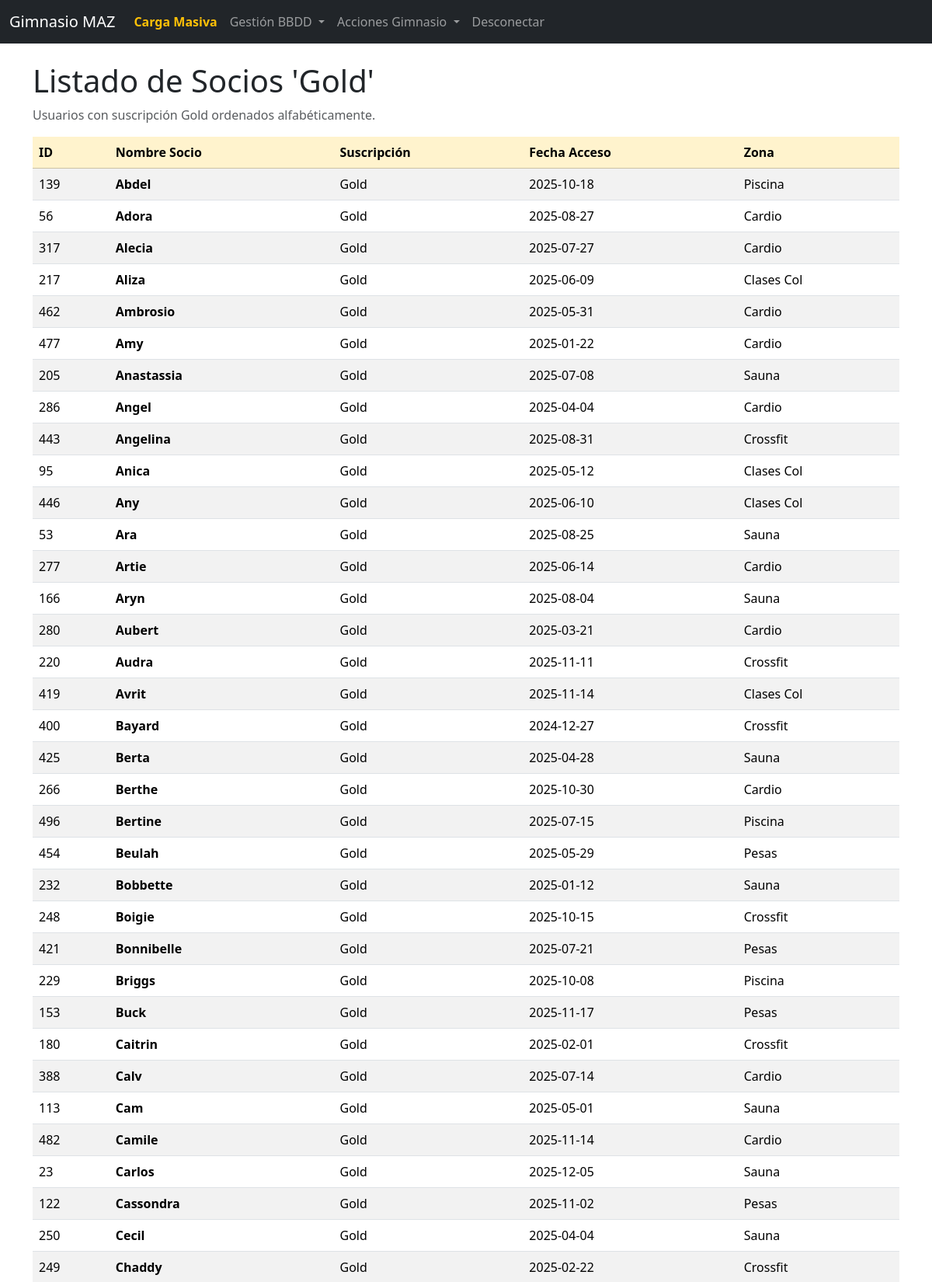
The page /data_update.php (signed in, upper part) on the database its author committed.
### tables this page shows
create table datos (
	socio_id INT,
	nombre_socio VARCHAR(50),
	tipo_suscripcion VARCHAR(10),
	fecha_acceso DATE,
	hora_entrada VARCHAR(50),
	duracion_minutos INT,
	zona_actividad VARCHAR(10)
);

### data_update.php (the view, shortened to what this page needs)
<?php
include 'config_db.php';
$conn = mysqli_connect($servername, $username, $password, $dbname);
$sql = "SELECT socio_id, nombre_socio, tipo_suscripcion, fecha_acceso, zona_actividad
        FROM datos
        WHERE tipo_suscripcion = 'Gold'
        ORDER BY nombre_socio ASC";
$result = mysqli_query($conn, $sql);
?>
<!DOCTYPE html>
<html>
<head>
    <link href="https://cdn.jsdelivr.net/npm/bootstrap@5.3.3/dist/css/bootstrap.min.css" rel="stylesheet">
</head>
<body>
<div class="container mt-4">
    <h1>Listado de Socios 'Gold'</h1>
    <p class="text-muted">Usuarios con suscripción Gold ordenados alfabéticamente.</p>
    <table class="table table-striped table-hover">
        <thead class="table-warning">
            <tr>
                <th>ID</th>
                <th>Nombre Socio</th>
                <th>Suscripción</th>
                <th>Fecha Acceso</th>
                <th>Zona</th>
            </tr>
        </thead>
        <tbody>
        <?php
        if ($result && mysqli_num_rows($result) > 0) {
            while ($row = mysqli_fetch_assoc($result)) {
                echo "<tr>";
                echo "<td>" . $row["socio_id"] . "</td>";
                echo "<td><strong>" . $row["nombre_socio"] . "</strong></td>";
                echo "<td>" . $row["tipo_suscripcion"] . "</td>";
                echo "<td>" . $row["fecha_acceso"] . "</td>";
                echo "<td>" . $row["zona_actividad"] . "</td>";
                echo "</tr>";
            }
        } else {
            echo "<tr><td colspan='5' class='text-center'>No se encontraron socios Gold.</td></tr>";
        }
        ?>
        </tbody>
    </table>
</div>
</body>
</html>

### rows shown on the page
datos: socio_id "139", nombre_socio "Abdel", tipo_suscripcion "Gold", fecha_acceso "2025-10-18", zona_actividad "Piscina"
datos: socio_id "56", nombre_socio "Adora", tipo_suscripcion "Gold", fecha_acceso "2025-08-27", zona_actividad "Cardio"
datos: socio_id "317", nombre_socio "Alecia", tipo_suscripcion "Gold", fecha_acceso "2025-07-27", zona_actividad "Cardio"
datos: socio_id "217", nombre_socio "Aliza", tipo_suscripcion "Gold", fecha_acceso "2025-06-09", zona_actividad "Clases Col"
datos: socio_id "462", nombre_socio "Ambrosio", tipo_suscripcion "Gold", fecha_acceso "2025-05-31", zona_actividad "Cardio"
datos: socio_id "477", nombre_socio "Amy", tipo_suscripcion "Gold", fecha_acceso "2025-01-22", zona_actividad "Cardio"
datos: socio_id "205", nombre_socio "Anastassia", tipo_suscripcion "Gold", fecha_acceso "2025-07-08", zona_actividad "Sauna"
datos: socio_id "286", nombre_socio "Angel", tipo_suscripcion "Gold", fecha_acceso "2025-04-04", zona_actividad "Cardio"
datos: socio_id "443", nombre_socio "Angelina", tipo_suscripcion "Gold", fecha_acceso "2025-08-31", zona_actividad "Crossfit"
datos: socio_id "95", nombre_socio "Anica", tipo_suscripcion "Gold", fecha_acceso "2025-05-12", zona_actividad "Clases Col"
datos: socio_id "446", nombre_socio "Any", tipo_suscripcion "Gold", fecha_acceso "2025-06-10", zona_actividad "Clases Col"
datos: socio_id "53", nombre_socio "Ara", tipo_suscripcion "Gold", fecha_acceso "2025-08-25", zona_actividad "Sauna"
datos: socio_id "277", nombre_socio "Artie", tipo_suscripcion "Gold", fecha_acceso "2025-06-14", zona_actividad "Cardio"
datos: socio_id "166", nombre_socio "Aryn", tipo_suscripcion "Gold", fecha_acceso "2025-08-04", zona_actividad "Sauna"
datos: socio_id "280", nombre_socio "Aubert", tipo_suscripcion "Gold", fecha_acceso "2025-03-21", zona_actividad "Cardio"
datos: socio_id "220", nombre_socio "Audra", tipo_suscripcion "Gold", fecha_acceso "2025-11-11", zona_actividad "Crossfit"
datos: socio_id "419", nombre_socio "Avrit", tipo_suscripcion "Gold", fecha_acceso "2025-11-14", zona_actividad "Clases Col"
datos: socio_id "400", nombre_socio "Bayard", tipo_suscripcion "Gold", fecha_acceso "2024-12-27", zona_actividad "Crossfit"
datos: socio_id "425", nombre_socio "Berta", tipo_suscripcion "Gold", fecha_acceso "2025-04-28", zona_actividad "Sauna"
datos: socio_id "266", nombre_socio "Berthe", tipo_suscripcion "Gold", fecha_acceso "2025-10-30", zona_actividad "Cardio"
datos: socio_id "496", nombre_socio "Bertine", tipo_suscripcion "Gold", fecha_acceso "2025-07-15", zona_actividad "Piscina"
datos: socio_id "454", nombre_socio "Beulah", tipo_suscripcion "Gold", fecha_acceso "2025-05-29", zona_actividad "Pesas"
datos: socio_id "232", nombre_socio "Bobbette", tipo_suscripcion "Gold", fecha_acceso "2025-01-12", zona_actividad "Sauna"
datos: socio_id "248", nombre_socio "Boigie", tipo_suscripcion "Gold", fecha_acceso "2025-10-15", zona_actividad "Crossfit"
datos: socio_id "421", nombre_socio "Bonnibelle", tipo_suscripcion "Gold", fecha_acceso "2025-07-21", zona_actividad "Pesas"
datos: socio_id "229", nombre_socio "Briggs", tipo_suscripcion "Gold", fecha_acceso "2025-10-08", zona_actividad "Piscina"
datos: socio_id "153", nombre_socio "Buck", tipo_suscripcion "Gold", fecha_acceso "2025-11-17", zona_actividad "Pesas"
datos: socio_id "180", nombre_socio "Caitrin", tipo_suscripcion "Gold", fecha_acceso "2025-02-01", zona_actividad "Crossfit"
datos: socio_id "388", nombre_socio "Calv", tipo_suscripcion "Gold", fecha_acceso "2025-07-14", zona_actividad "Cardio"
datos: socio_id "113", nombre_socio "Cam", tipo_suscripcion "Gold", fecha_acceso "2025-05-01", zona_actividad "Sauna"
datos: socio_id "482", nombre_socio "Camile", tipo_suscripcion "Gold", fecha_acceso "2025-11-14", zona_actividad "Cardio"
datos: socio_id "23", nombre_socio "Carlos", tipo_suscripcion "Gold", fecha_acceso "2025-12-05", zona_actividad "Sauna"
datos: socio_id "122", nombre_socio "Cassondra", tipo_suscripcion "Gold", fecha_acceso "2025-11-02", zona_actividad "Pesas"
datos: socio_id "250", nombre_socio "Cecil", tipo_suscripcion "Gold", fecha_acceso "2025-04-04", zona_actividad "Sauna"
datos: socio_id "249", nombre_socio "Chaddy", tipo_suscripcion "Gold", fecha_acceso "2025-02-22", zona_actividad "Crossfit"
